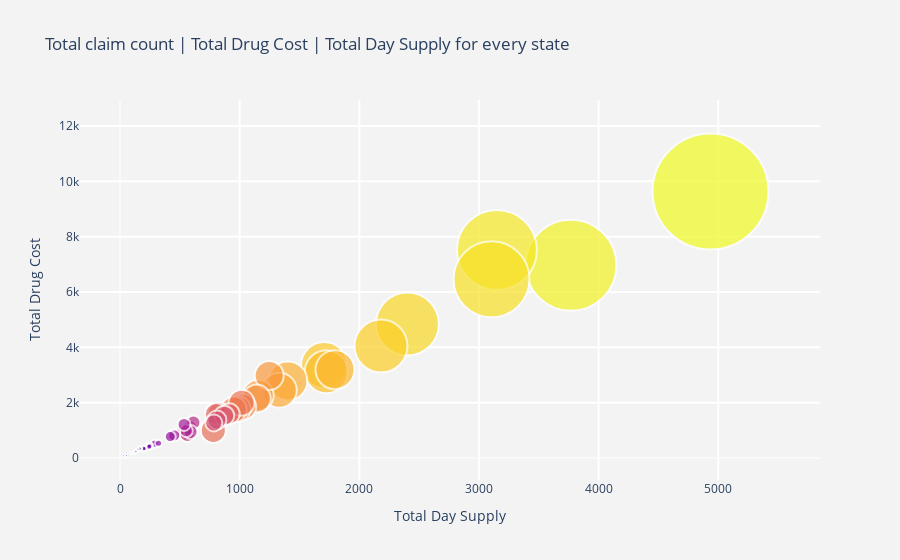

This figure's notebook cell:
### Code cell
trace1 = go.Scatter(
    x=total_state__claim_drug_query.total_day_supply_millions,
    y=total_state__claim_drug_query.total_drug_cost_millions,
    mode='markers',
    text=total_state__claim_drug_query.state,
    marker=dict(
        color=list(reversed([i*11 for i in range(200,251)])),
        size=total_state__claim_drug_query.total_claim_count_millions,
        line=dict(
            width=2
        ),
    )
)
data = [trace1]

layout = go.Layout(
    title='Total claim count | Total Drug Cost | Total Day Supply for every state',
    xaxis=dict(
        title='Total Day Supply',
        gridcolor='rgb(255, 255, 255)',
        zerolinewidth=1,
        ticklen=5,
        gridwidth=2,
    ),
    yaxis=dict(
        title='Total Drug Cost',
        gridcolor='rgb(255, 255, 255)',
        zerolinewidth=1,
        ticklen=5,
        gridwidth=2,
    ),
    paper_bgcolor='rgb(243, 243, 243)',
    plot_bgcolor='rgb(243, 243, 243)',
)

fig = go.Figure(data=data, layout=layout)
iplot(fig, filename='scatter-colorscale')

### Figure 1 — Plotly figure (JSON) as saved in the notebook; plotly's stock layout.template omitted (floating-point values rounded to 4 significant figures)
{"data": [{"marker": {"color": [2750, 2739, 2728, 2717, 2706, 2695, 2684, 2673, 2662, 2651, 2640, 2629, 2618, 2607, 2596, 2585, 2574, 2563, 2552, 2541, 2530, 2519, 2508, 2497, 2486, 2475, 2464, 2453, 2442, 2431, 2420, 2409, 2398, 2387, 2376, 2365, 2354, 2343, 2332, 2321, 2310, 2299, 2288, 2277, 2266, 2255, 2244, 2233, 2222, 2211, 2200], "line": {"width": 2}, "size": [116, 91, 80, 76, 63, 53, 46, 43, 39, 39, 35, 31, 29, 28, 26, 26, 26, 26, 25, 22, 22, 21, 20, 19, 17, 16, 16, 15, 15, 14, 14, 13, 13, 12, 11, 8, 7, 6, 6, 6, 6, 5, 4, 4, 4, 3, 3, 3, 2, 1, 1, 1, 0, 0, 0, 0, 0, 0, 0, 0, 0]}, "mode": "markers", "text": ["CA", "FL", "NY", "TX", "PA", "OH", "NC", "IL", "MI", "GA", "TN", "MO", "NJ", "IN", "VA", "AL", "KY", "MA", "PR", "SC", "LA", "WI", "AZ", "WA", "MN", "MS", "AR", "IA", "OK", "MD", "OR", "CO", "CT", "KS", "WV", "NE", "NV", "UT", "ME", "RI", "NM", "ID", "NH", "SD", "HI", "DE", "ND", "MT", "VT", "DC", "WY", "AK", "VI", "GU", "AP", "ZZ", "AS", "XX", "AE", "AA", "MP"], "type": "scatter", "x": [4935, 3769, 3150, 3105, 2402, 2181, 1706, 1724, 1797, 1403, 1331, 1155, 1247, 1143, 1029, 983, 951, 1016, 780, 825, 802, 913, 871, 810, 784, 533, 544, 563, 584, 614, 590, 554, 535, 453, 420, 289, 322, 247, 251, 195, 243, 202, 169, 133, 164, 149, 122, 133, 93, 56, 55, 30, 6, 3, 0, 1, 0, 0, 0, 0, 0], "y": [9633, 6970, 7522, 6462, 4842, 4051, 3358, 3121, 3193, 2787, 2450, 2267, 2980, 2151, 1845, 1774, 1750, 1993, 998, 1625, 1587, 1595, 1531, 1374, 1269, 972, 925, 852, 1100, 1286, 941, 988, 1214, 812, 775, 513, 530, 446, 445, 345, 403, 341, 322, 233, 342, 314, 199, 235, 171, 193, 90, 79, 9, 3, 0, 2, 0, 0, 0, 0, 0]}], "layout": {"paper_bgcolor": "rgb(243, 243, 243)", "plot_bgcolor": "rgb(243, 243, 243)", "title": {"text": "Total claim count | Total Drug Cost | Total Day Supply for every state"}, "xaxis": {"gridcolor": "rgb(255, 255, 255)", "gridwidth": 2, "ticklen": 5, "title": {"text": "Total Day Supply"}, "zerolinewidth": 1}, "yaxis": {"gridcolor": "rgb(255, 255, 255)", "gridwidth": 2, "ticklen": 5, "title": {"text": "Total Drug Cost"}, "zerolinewidth": 1}}}
